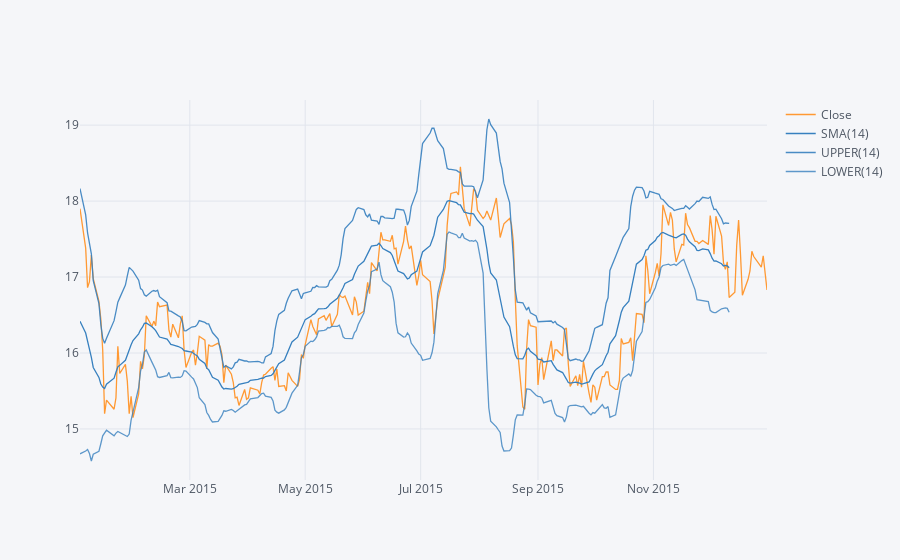

Write notebook code for a chart like this one.
### Markdown cell above
**Use .ta_plot(study='boll') to create a Bollinger Band Plot for Bank of America for the year 2015.**

### Code cell
BAC['Close'].loc['2016-01-01':'2015-01-01'].ta_plot(study='boll')

### Figure 1 — Plotly figure (JSON) as saved in the notebook; plotly's stock layout.template omitted (floating-point values rounded to 4 significant figures; data arrays with more than 128 entries replaced by an {"elided": "..."} marker saying what was removed)
{"data": [{"line": {"color": "rgba(255, 153, 51, 1.0)", "dash": "solid", "shape": "linear", "width": 1.3}, "mode": "lines", "name": "Close", "text": "", "type": "scatter", "x": {"elided": "252 str values"}, "y": {"elided": "252 float values"}}, {"line": {"color": "rgba(55, 128, 191, 1.0)", "dash": "solid", "shape": "linear", "width": 1.3}, "mode": "lines", "name": "SMA(14)", "text": "", "type": "scatter", "x": {"elided": "252 str values"}, "y": {"elided": "252 mixed values"}}, {"line": {"color": "rgba(55, 128, 191, 0.8999999999999999)", "dash": "solid", "shape": "linear", "width": 1.3}, "mode": "lines", "name": "UPPER(14)", "text": "", "type": "scatter", "x": {"elided": "252 str values"}, "y": {"elided": "252 mixed values"}}, {"line": {"color": "rgba(55, 128, 191, 0.7999999999999998)", "dash": "solid", "shape": "linear", "width": 1.3}, "mode": "lines", "name": "LOWER(14)", "text": "", "type": "scatter", "x": {"elided": "252 str values"}, "y": {"elided": "252 mixed values"}}], "layout": {"legend": {"bgcolor": "#F5F6F9", "font": {"color": "#4D5663"}}, "paper_bgcolor": "#F5F6F9", "plot_bgcolor": "#F5F6F9", "title": {"font": {"color": "#4D5663"}}, "xaxis": {"gridcolor": "#E1E5ED", "showgrid": true, "tickfont": {"color": "#4D5663"}, "title": {"font": {"color": "#4D5663"}, "text": ""}, "zerolinecolor": "#E1E5ED"}, "yaxis": {"gridcolor": "#E1E5ED", "showgrid": true, "tickfont": {"color": "#4D5663"}, "title": {"font": {"color": "#4D5663"}, "text": ""}, "zerolinecolor": "#E1E5ED"}}}
